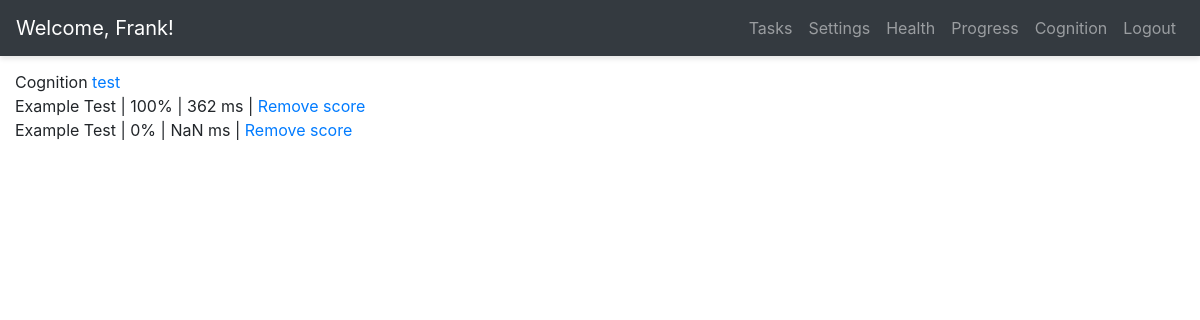
Before: /cognition (signed in) with the older database file.
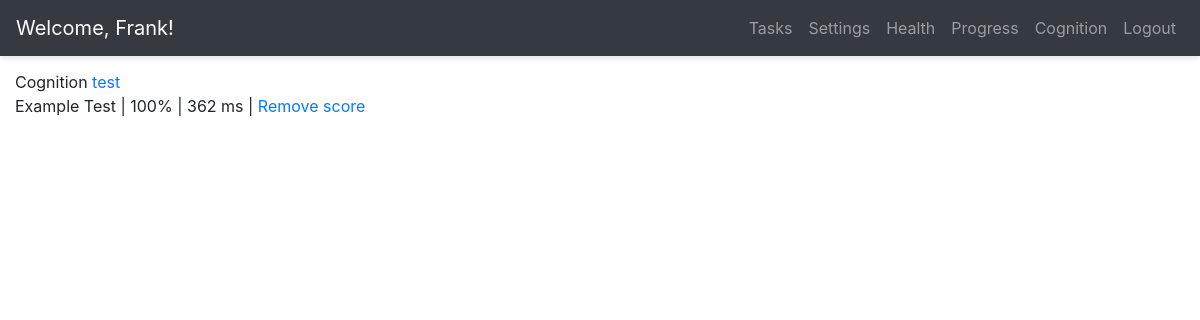
After: the same page with the newer database file.
### app/models.py (models this page shows, shortened)
class User(UserMixin, db.Model):
    id = db.Column(db.Integer, primary_key=True)
    username = db.Column(db.String(64), index=True, unique=True)
    email = db.Column(db.String(120), index=True, unique=True)
    password_hash = db.Column(db.String(128))
    tasks = db.relationship('Task', backref='author', lazy='dynamic')
    weights = db.relationship('Weight', backref='author', lazy='dynamic')
    tests = db.relationship('Test', backref='author', lazy='dynamic')
    current_task_id = db.Column(db.Integer)

class Test(db.Model):
    id = db.Column(db.Integer, primary_key=True)
    testname = db.Column(db.String(140))
    score = db.Column(db.String(140))
    accuracy = db.Column(db.String(140))
    reaction_time = db.Column(db.String(140))
    timestamp = db.Column(db.DateTime, index=True, default=datetime.utcnow)
    user_id = db.Column(db.Integer, db.ForeignKey('user.id'))
    language = db.Column(db.String(5))

### app/routes.py (the view)
@app.route("/cognition", methods = ['GET'])
@login_required
def cognition():
    tests = current_user.tests.order_by(Test.timestamp.desc()).all()
    return render_template('cognition.html', tests=tests)

### app/models.py (called while the page is built)
@login.user_loader
def load_user(user_id):
    return User.query.get(user_id)

### app/templates/cognition.html
{% extends "base.html" %}
{% block app_content %}
Cognition
<a href="{{url_for('test1')}}">test</a>
{% for test in tests %}
        <br>{{ test.testname }} | {{ test.score }}% | {{ test.reaction_time }} ms | <a href="{{ url_for('delete_test', test_id=test.id) }}">Remove score</a>
    {% endfor %}
{% endblock %}

### app/templates/base.html (shortened to what this page needs)
<!DOCTYPE html>
<html lang="en">
<head>
	{% block head %}
	<link href="https://stackpath.bootstrapcdn.com/bootstrap/4.1.3/css/bootstrap.min.css" rel="stylesheet">
	<link href="https://cdnjs.cloudflare.com/ajax/libs/bootstrap-datetimepicker/4.17.47/css/bootstrap-datetimepicker.css" rel="stylesheet"/>
	<link rel="stylesheet" href="https://use.fontawesome.com/releases/v5.2.0/css/all.css">
	<link href="{{ url_for('static', filename='css/base_navbar.css') }}" rel="stylesheet"/>
	<link href="{{ url_for('static', filename='css/alert.css') }}" rel="stylesheet"/>
	<link href="{{ url_for('static', filename='css/custom.css') }}" rel="stylesheet"/>
	{% endblock %}
</head>
<body>
	<div id="wrapper" class="animate">
		{% block navbar %}
		<nav class="navbar header-top fixed-top navbar-expand-lg navbar-dark bg-dark " id="top-nav">
			<a class="navbar-brand" href="{{ url_for('index') }}">{% if current_user.is_anonymous %}<img class="logo" src="{{ url_for('static', filename='img/logo_invert.png')}}"/>{% else %}Welcome, {{ current_user.username }}!{% endif %}</a>
			<div class="collapse navbar-collapse" id="navbarText">
				<ul class="navbar-nav ml-md-auto d-md-flex">
					{% if current_user.is_anonymous %}
					<li class="nav-item">
						<a class="nav-link" href="{{ url_for('login') }}">Login</a>
					</li>
					<li class="nav-item">
						<a class="nav-link" href="{{ url_for('register') }}">Register</a>
					</li>
					{% else %}
					<li class="nav-item">
						<a class="nav-link" href="{{ url_for('tasks') }}">Tasks</a>
					</li>
					<li class="nav-item">
						<a class="nav-link" href="{{ url_for('settings') }}">Settings</a>
					</li>
					<li class="nav-item">
						<a class="nav-link" href="{{ url_for('health') }}">Health</a>
					</li>
					<li class="nav-item">
						<a class="nav-link" href="{{ url_for('progress') }}">Progress</a>
					</li>
					<li class="nav-item">
						<a class="nav-link" href="{{ url_for('cognition') }}">Cognition</a>
					</li>
					<li class="nav-item">
						<a class="nav-link" href="{{ url_for('logout') }}">Logout</a>
					</li>
					{% endif %}
				</ul>
			</div>
		</nav>
	{% endblock %}
	{% block content %}
	<div class="container-fluid">
		{% block app_content %}{% endblock %}
	</div>
	{% endblock %}
</div>
</body>
</html>

### app/static/css/base_navbar.css (style rules this page uses)
#wrapper { padding:15px 15px; }
.header-top { box-shadow: 0 3px 5px rgba(0,0,0,.1) }
@media (min-width:992px) { #wrapper { padding: 15px 15px 15px 15px; } }
.animate { -webkit-transition:all .3s ease-in-out;-moz-transition:all .3s ease-in-out;-o-transition:all .3s ease-in-out;-ms-transition:all .3s ease-in-out;transition:all .3s ease-in-out }

### app/static/css/custom.css (style rules this page uses)
body { padding-top: 55px; word-wrap:break-word; padding-bottom:55px; }
.container-fluid { padding-left:0px; padding-right:0px; overflow: hidden; text-overflow: clip; // The default, it just disappears text-overflow: ellipsis; // Or, you can make an ellipsis (...) appear where the text is cut off }

Changed rows visible on the page:
removed Test: testname "Example Test", score "0", reaction_time "NaN"
